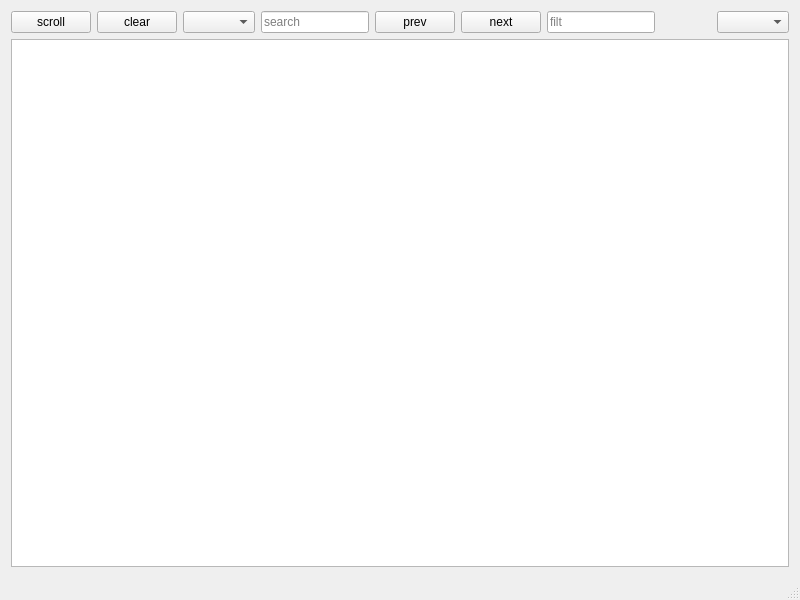
<?xml version="1.0" encoding="UTF-8"?>
<ui version="4.0">
 <class>LogcatViewerWindow</class>
 <widget class="QMainWindow" name="LogcatViewerWindow">
  <property name="geometry">
   <rect>
    <x>0</x>
    <y>0</y>
    <width>800</width>
    <height>600</height>
   </rect>
  </property>
  <property name="windowTitle">
   <string>LogcatViewer</string>
  </property>
  <widget class="QWidget" name="centralWidget">
   <layout class="QHBoxLayout" name="horizontalLayout_2">
    <item>
     <layout class="QVBoxLayout" name="verticalLayout">
      <item>
       <layout class="QHBoxLayout" name="horizontalLayout">
        <item>
         <widget class="QPushButton" name="autoscroll">
          <property name="text">
           <string>scroll</string>
          </property>
         </widget>
        </item>
        <item>
         <widget class="QPushButton" name="clear">
          <property name="text">
           <string>clear</string>
          </property>
         </widget>
        </item>
        <item>
         <widget class="QComboBox" name="devices"/>
        </item>
        <item>
         <widget class="QLineEdit" name="find">
          <property name="sizePolicy">
           <sizepolicy hsizetype="Fixed" vsizetype="Fixed">
            <horstretch>0</horstretch>
            <verstretch>0</verstretch>
           </sizepolicy>
          </property>
          <property name="placeholderText">
           <string>search</string>
          </property>
         </widget>
        </item>
        <item>
         <widget class="QPushButton" name="findPrev">
          <property name="text">
           <string>prev</string>
          </property>
         </widget>
        </item>
        <item>
         <widget class="QPushButton" name="findNext">
          <property name="text">
           <string>next</string>
          </property>
         </widget>
        </item>
        <item>
         <widget class="QLineEdit" name="filter">
          <property name="sizePolicy">
           <sizepolicy hsizetype="Fixed" vsizetype="Fixed">
            <horstretch>0</horstretch>
            <verstretch>0</verstretch>
           </sizepolicy>
          </property>
          <property name="placeholderText">
           <string>filt</string>
          </property>
         </widget>
        </item>
        <item>
         <spacer name="horizontalSpacer">
          <property name="orientation">
           <enum>Qt::Horizontal</enum>
          </property>
          <property name="sizeHint" stdset="0">
           <size>
            <width>40</width>
            <height>20</height>
           </size>
          </property>
         </spacer>
        </item>
        <item>
         <widget class="QComboBox" name="filters"/>
        </item>
       </layout>
      </item>
      <item>
       <widget class="QPlainTextEdit" name="logs">
        <property name="font">
         <font>
          <family>Ubuntu Mono</family>
          <pointsize>14</pointsize>
         </font>
        </property>
        <property name="lineWrapMode">
         <enum>QPlainTextEdit::NoWrap</enum>
        </property>
        <property name="readOnly">
         <bool>true</bool>
        </property>
       </widget>
      </item>
     </layout>
    </item>
   </layout>
  </widget>
  <widget class="QStatusBar" name="status"/>
 </widget>
 <layoutdefault spacing="6" margin="11"/>
 <resources/>
 <connections/>
</ui>
